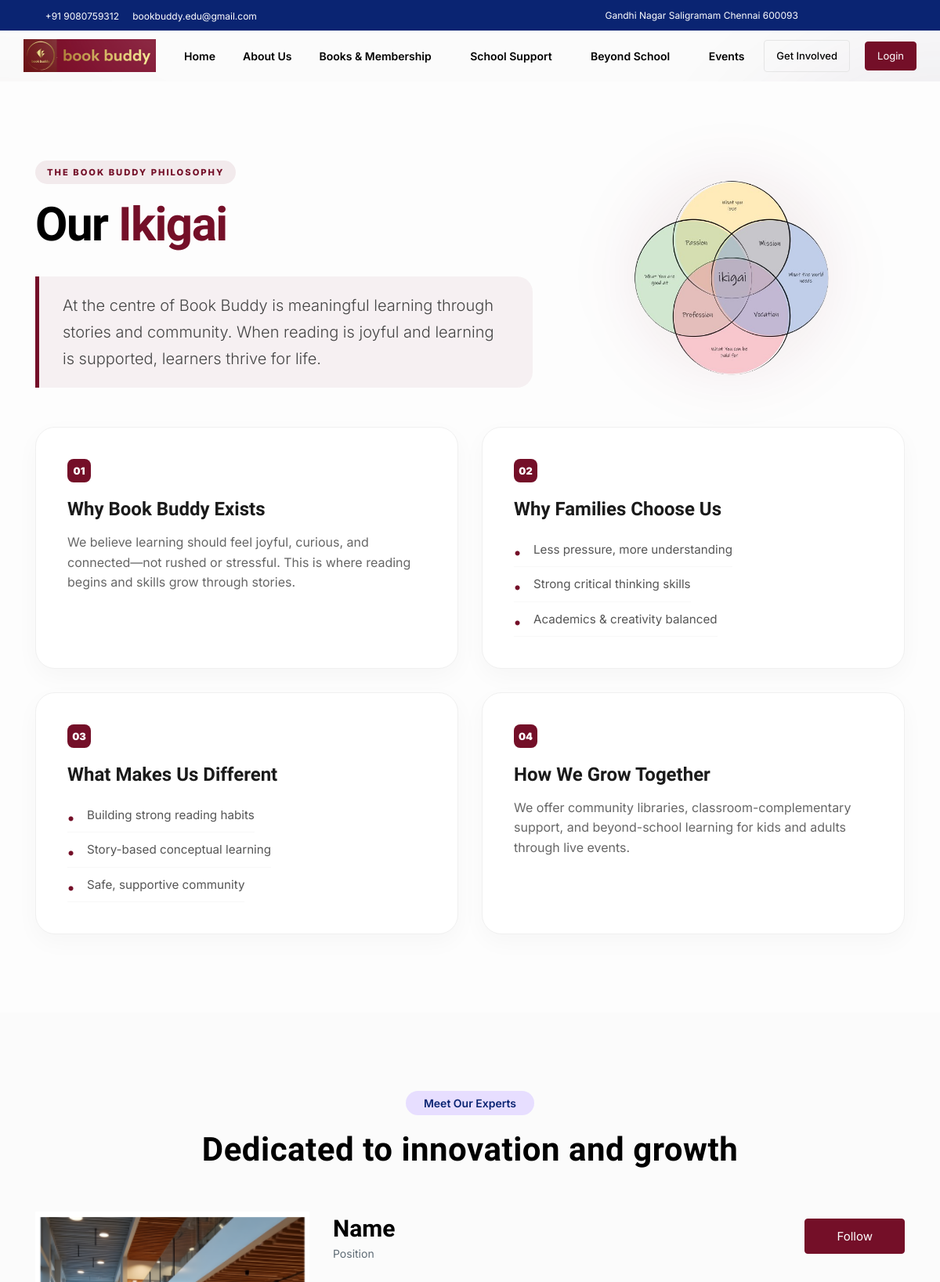
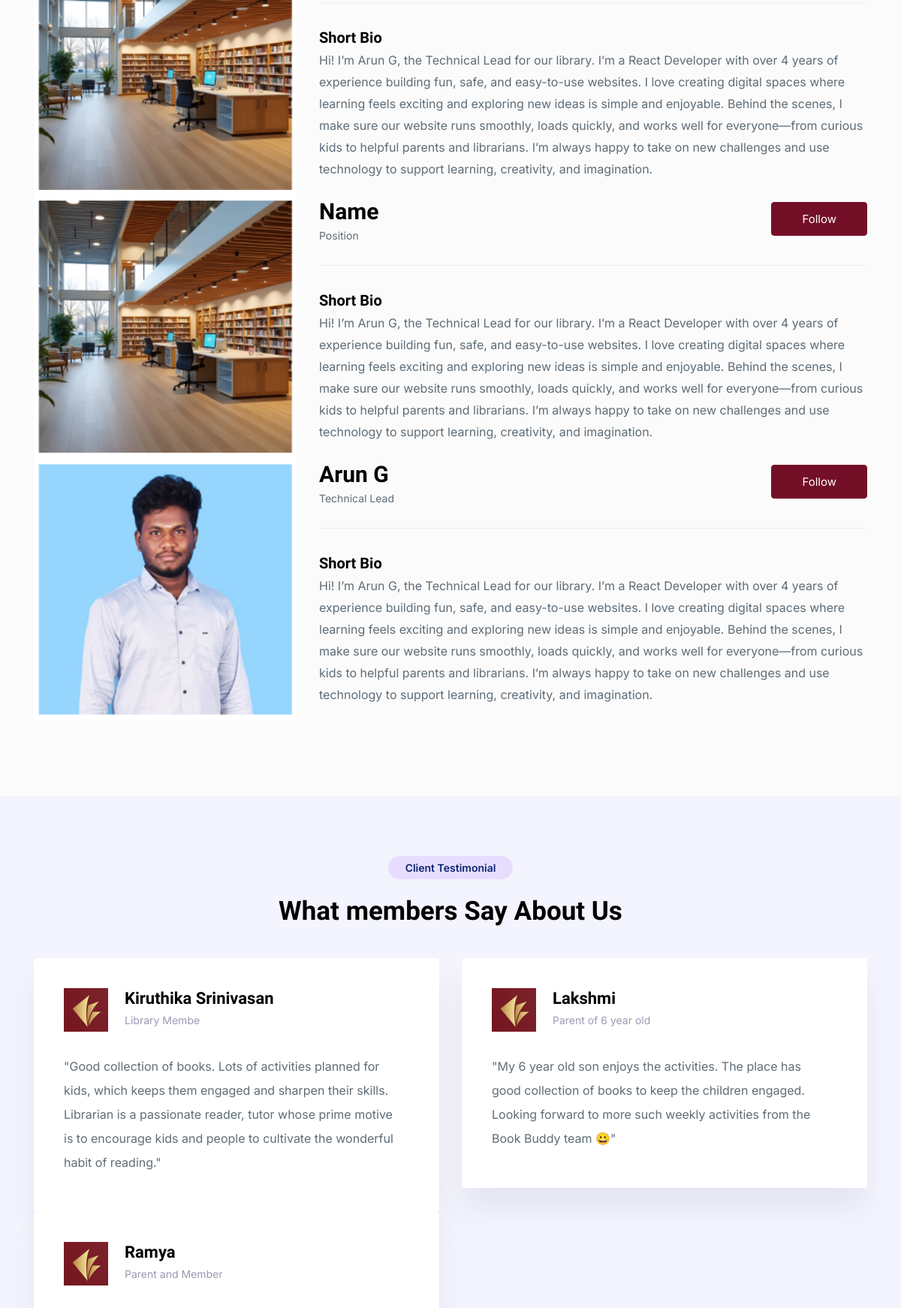
The page /about/ (upper part) on the database its author committed (2 pictures, top to bottom).
### edurock/users/models.py (models this page shows)
class AboutUs(models.Model):
    title = models.CharField(_("Admin Page Title"), max_length=255, default="About Us Page")
    updated_at = models.DateTimeField(auto_now=True)
    quote_text = models.TextField(_("Philosophy Quote"), blank=True, null=True)
    card_01_title = models.CharField(_("Card 01 Title"), max_length=255, default="Why Book Buddy Exists")
    card_01_text = models.TextField(_("Card 01 Content"), blank=True, null=True)
    card_02_title = models.CharField(_("Card 02 Title"), max_length=255, default="Why Families Choose Us")
    card_02_list = models.TextField(_("Card 02 List Items"), help_text="Enter one item per line", blank=True, null=True)
    card_03_title = models.CharField(_("Card 03 Title"), max_length=255, default="What Makes Us Different")
    card_03_list = models.TextField(_("Card 03 List Items"), help_text="Enter one item per line", blank=True, null=True)
    card_04_title = models.CharField(_("Card 04 Title"), max_length=255, default="How We Grow Together")
    card_04_text = models.TextField(_("Card 04 Content"), blank=True, null=True)

### edurock/users/views.py (the view)
# urls.py: path("about/", about_view, name="about"),
def about_view(request):
    if request.user.is_authenticated:
        StudentActivity.objects.create(user=request.user, page_visited="About Us Page")
    about_data = AboutUs.objects.first()
    return render(request, "pages/about.html", {"about": about_data})

### edurock/templates/pages/about.html (shortened to what this page needs)
{% extends 'base.html' %} {% load static i18n %}
{% block title %}About{%endblock %} {% block content %}
<main class="main_wrapper overflow-hidden">
  {% include 'partials/top-banner.html' %}
  {% include 'partials/navbar.html' %}
  <section class="ikigai-modern-v2">
    <div class="container">
      <div class="row mb-5 align-items-center position-relative">
        <div class="col-lg-7">
          <div class="philosophy-badge">The Book Buddy Philosophy</div>
          <h2 class="modern-title mt-3">Our <span>Ikigai</span></h2>
          <div class="quote-container">
            <p class="quote-text">
              {{ about.quote_text|default:"At the centre of Book Buddy is meaningful learning through stories and community." }}
            </p>
          </div>
        </div>
        <div class="col-lg-5 text-center">
          <div class="logo-morph-container">
            <img loading="lazy" src="{% static 'img/logo/ikigai-logo.png' %}" alt="Ikigai Logo" class="ikigai-logo-v2" />
          </div>
        </div>
      </div>
      <div class="philosophy-2x2-grid">
        <div class="concept-card">
          <div class="card-content">
            <div class="card-number">01</div>
            <h3 class="card-h">{{ about.card_01_title }}</h3>
            <p class="card-p">{{ about.card_01_text }}</p>
          </div>
        </div>
        <div class="concept-card">
          <div class="card-content">
            <div class="card-number">02</div>
            <h3 class="card-h">{{ about.card_02_title }}</h3>
            <ul class="card-list">
              {% for item in about.card_02_list.splitlines %}
                {% if item.strip %}
                  <li>{{ item.strip }}</li>
                {% endif %}
              {% endfor %}
            </ul>
          </div>
        </div>
        <div class="concept-card">
          <div class="card-content">
            <div class="card-number">03</div>
            <h3 class="card-h">{{ about.card_03_title }}</h3>
            <ul class="card-list">
              {% for item in about.card_03_list.splitlines %}
                {% if item.strip %}
                  <li>{{ item.strip }}</li>
                {% endif %}
              {% endfor %}
            </ul>
          </div>
        </div>
        <div class="concept-card">
          <div class="card-content">
            <div class="card-number">04</div>
            <h3 class="card-h">{{ about.card_04_title }}</h3>
            <p class="card-p">{{ about.card_04_text }}</p>
          </div>
        </div>
      </div>
    </div>
  </section>
  <div class="instructor sp_top_100 sp_bottom_100">
    <div class="container">
      <div class="row sp_bottom_40">
        <div class="col-xl-12" data-aos="fade-up">
          <div class="section__title__2 text-center">
            <div class="default__small__button">
              <span>Meet Our Experts</span>
            </div>
            <div
              class="section__title__heading__2 section__title__heading__3 heading__fontsize__2"
            >
              <h2>Dedicated to innovation and growth</h2>
            </div>
          </div>
        </div>
      </div>
      <div class="row">
        <div class="col-xl-4 col-lg-4 col-md-12 col-sm-12 col-12">
          <div class="instructor__sidebar" data-tilt>
            <div class="instructor__sidebar__img" data-aos="fade-up">
              <img
                loading="lazy"
                src="{% static 'img/team/team__4.png' %}"
                alt="team"
              />
            </div>
          </div>
        </div>
        <div class="col-xl-8 col-lg-8 col-md-12 col-sm-12 col-12">
          <div class="instructor__inner__wraper">
            <div class="instructor__list">
              <ul>
                <li data-aos="fade-up">
                  <div class="instructor__heading">
                    <h3>Name</h3>
                    <p>Position</p>
                  </div>
                </li>
                <li data-aos="fade-up">
                  <div class="instructor__button">
                    <a class="default__button" href="#">Follow</a>
                  </div>
                </li>
              </ul>
            </div>
            <div class="instructor__content__wraper" data-aos="fade-up">
              <h6>Short Bio</h6>
              <p>
                Hi! I’m Arun G, the Technical Lead for our library. I’m a React
                Developer with over 4 years of experience building fun, safe,
                and easy-to-use websites. I love creating digital spaces where
                learning feels exciting and exploring new ideas is simple and
                enjoyable. Behind the scenes, I make sure our website runs
                smoothly, loads quickly, and works well for everyone—from
                curious kids to helpful parents and librarians. I’m always happy
                to take on new challenges and use technology to support
                learning, creativity, and imagination.
              </p>
            </div>
          </div>
        </div>
      </div>
      <div class="row">
        <div class="col-xl-4 col-lg-4 col-md-12 col-sm-12 col-12">
          <div class="instructor__sidebar" data-tilt>
            <div class="instructor__sidebar__img" data-aos="fade-up">
              <img
                loading="lazy"
                src="{% static 'img/team/team__4.png' %}"
                alt="team"
              />
            </div>
          </div>
        </div>
        <div class="col-xl-8 col-lg-8 col-md-12 col-sm-12 col-12">
          <div class="instructor__inner__wraper">
            <div class="instructor__list">
              <ul>
                <li data-aos="fade-up">
                  <div class="instructor__heading">
                    <h3>Name</h3>
                    <p>Position</p>
                  </div>
                </li>
                <li data-aos="fade-up">
                  <div class="instructor__button">
                    <a class="default__button" href="#">Follow</a>
                  </div>
                </li>
              </ul>
            </div>
            <div class="instructor__content__wraper" data-aos="fade-up">
              <h6>Short Bio</h6>
              <p>
                Hi! I’m Arun G, the Technical Lead for our library. I’m a React
                Developer with over 4 years of experience building fun, safe,
                and easy-to-use websites. I love creating digital spaces where
                learning feels exciting and exploring new ideas is simple and
                enjoyable. Behind the scenes, I make sure our website runs
                smoothly, loads quickly, and works well for everyone—from
                curious kids to helpful parents and librarians. I’m always happy
                to take on new challenges and use technology to support
                learning, creativity, and imagination.
              </p>
            </div>
          </div>
        </div>
      </div>
      <div class="row">
        <div class="col-xl-4 col-lg-4 col-md-12 col-sm-12 col-12">
          <div class="instructor__sidebar" data-tilt>
            <div class="instructor__sidebar__img" data-aos="fade-up">
              <img
                loading="lazy"
                src="{% static 'img/team/arun.png' %}"
                alt="team"
              />
            </div>
          </div>
        </div>
        <div class="col-xl-8 col-lg-8 col-md-12 col-sm-12 col-12">
          <div class="instructor__inner__wraper">
            <div class="instructor__list">
              <ul>
                <li data-aos="fade-up">
                  <div class="instructor__heading">
                    <h3>Arun G</h3>
                    <p>Technical Lead</p>
                  </div>
                </li>
                <li data-aos="fade-up">
                  <div class="instructor__button">
                    <a class="default__button" href="#">Follow</a>
                  </div>
                </li>
              </ul>
            </div>
            <div class="instructor__content__wraper" data-aos="fade-up">
              <h6>Short Bio</h6>
              <p>
                Hi! I’m Arun G, the Technical Lead for our library. I’m a React
                Developer with over 4 years of experience building fun, safe,
                and easy-to-use websites. I love creating digital spaces where
                learning feels exciting and exploring new ideas is simple and
                enjoyable. Behind the scenes, I make sure our website runs
                smoothly, loads quickly, and works well for everyone—from
                curious kids to helpful parents and librarians. I’m always happy
                to take on new challenges and use technology to support
                learning, creativity, and imagination.
              </p>
            </div>
          </div>
        </div>
      </div>
    </div>
  </div>
  <div class="testmonialarea sp_top_100 sp_bottom_110">
    <div class="container">
      <div class="row" data-aos="fade-up">
        <div class="section__title text-center">
          <div class="section__title__button">
            <div class="default__small__button">Client Testimonial</div>
          </div>
          <div class="section__title__heading heading__underline">
            <h2>What members <span> Say About Us</span></h2>
          </div>
        </div>
      </div>
      <div
        class="row row__custom__class testimonial__slider__active default__arrow"
        data-aos="fade-up"
      >
        <div class="col-xl-6 column__custom__class">
          <div class="single__testimonial__wraper">
            <div class="single__testimonial__inner">
              <div class="testimonial__img">
                <img
                  loading="lazy"
                  src="{% static 'img/testimonial/testi_1.png' %}"
                  alt="testi"
                />
                <div class="testimonial__name">
                  <h6>Kiruthika Srinivasan</h6>
                  <span>Library Membe</span>
                </div>
              </div>
              <div class="testimonial__icon">
                <i class="icofont-star"></i>
                <i class="icofont-star"></i>
                <i class="icofont-star"></i>
                <i class="icofont-star"></i>
                <i class="icofont-star dark__color"></i>
              </div>
            </div>
            <div class="testimonial__content">
              <p>
                "Good collection of books. Lots of activities planned for kids,
                which keeps them engaged and sharpen their skills. Librarian is
                a passionate reader, tutor whose prime motive is to encourage
                kids and people to cultivate the wonderful habit of reading."
              </p>
            </div>
          </div>
        </div>
        <div class="col-xl-6 column__custom__class">
          <div class="single__testimonial__wraper">
            <div class="single__testimonial__inner">
              <div class="testimonial__img">
                <img
                  loading="lazy"
                  src="{% static 'img/testimonial/testi_1.png' %}"
                  alt="testi"
                />
                <div class="testimonial__name">
                  <h6>Lakshmi</h6>
                  <span>Parent of 6 year old</span>
                </div>
              </div>
              <div class="testimonial__icon">
                <i class="icofont-star"></i>
                <i class="icofont-star"></i>
                <i class="icofont-star"></i>
                <i class="icofont-star"></i>
                <i class="icofont-star dark__color"></i>
              </div>
            </div>
            <div class="testimonial__content">
              <p>
                "My 6 year old son enjoys the activities. The place has good
                collection of books to keep the children engaged. Looking
                forward to more such weekly activities from the Book Buddy team
                😀"
              </p>
            </div>
          </div>
        </div>
        <div class="col-xl-6 column__custom__class">
          <div class="single__testimonial__wraper">
            <div class="single__testimonial__inner">
              <div class="testimonial__img">
                <img
                  loading="lazy"
                  src="{% static 'img/testimonial/testi_1.png' %}"
                  alt="testi"
                />
                <div class="testimonial__name">
                  <h6>Ramya</h6>
                  <span>Parent and Member</span>
                </div>
              </div>
              <div class="testimonial__icon">
                <i class="icofont-star"></i>
                <i class="icofont-star"></i>
                <i class="icofont-star"></i>
                <i class="icofont-star"></i>
                <i class="icofont-star dark__color"></i>
              </div>
            </div>
          </div>
        </div>
      </div>
    </div>
  </div>
</main>
{% endblock %}

### rows shown on the page
AboutUs: quote_text "At the centre of Book Buddy is meaningful learning through stories and community. When reading is joyful and learning is supported, learners thrive for life.", card_01_title "Why Book Buddy Exists", card_01_text "We believe learning should feel joyful, curious, and connected—not rushed or stressful. This is where reading begins and skills grow through stories.", card_02_title "Why Families Choose Us", card_03_title "What Makes Us Different", card_04_title "How We Grow Together", card_04_text "We offer community libraries, classroom-complementary support, and beyond-school learning for kids and adults through live events."

### other values the page prints
{{ item.strip }} "Less pressure, more understanding" "Strong critical thinking skills" "Academics & creativity balanced"
{{ item.strip }} "Building strong reading habits" "Story-based conceptual learning" "Safe, supportive community"
